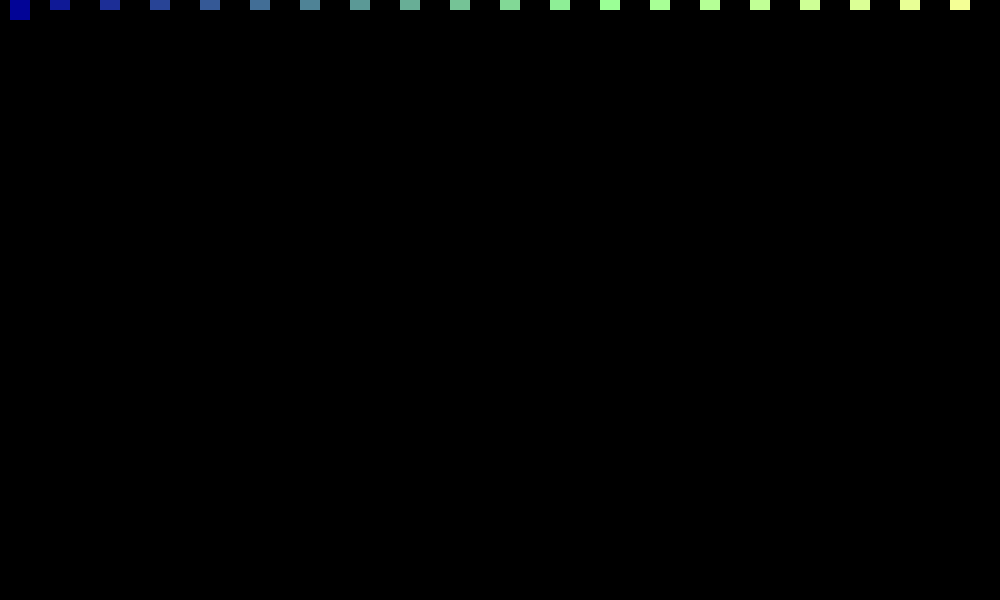
Frame 1 (no input)
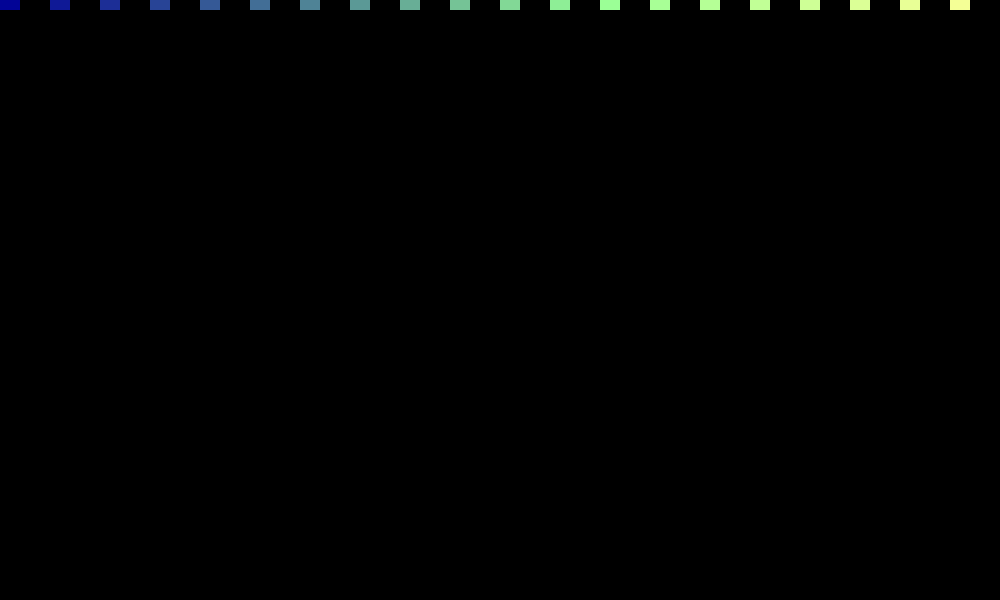
Frame 60 (the mouse pressed at the canvas centre just before this capture)
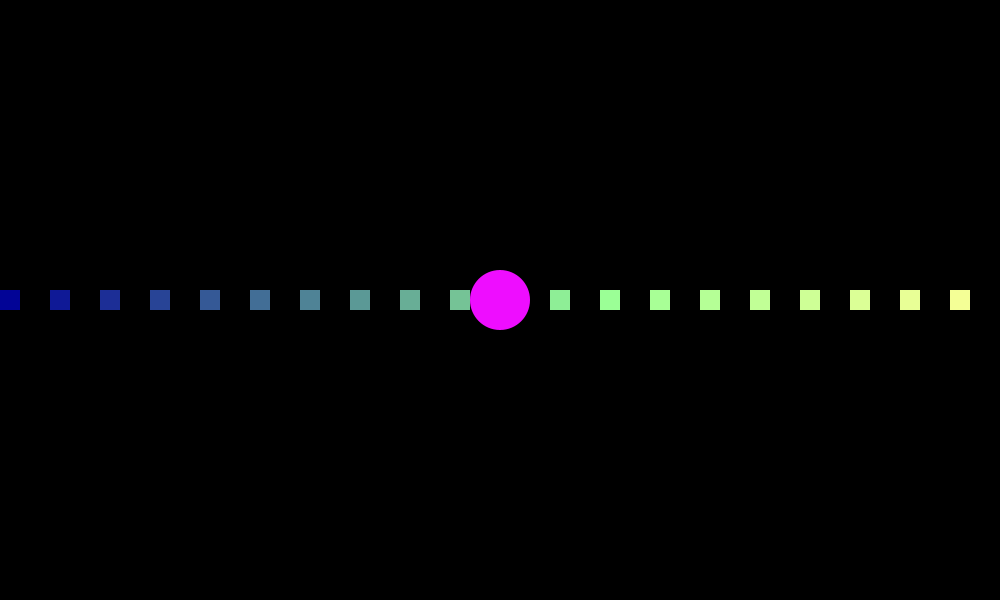
Frame 120 (the mouse held since frame 60 and released just before this capture)

The Processing sketch that drew these frames (run headless with seeded random() and noise(); from frame 60 on, the mouse is pressed at the canvas centre):

// Processing sketch: Array3
// ── Array3.pde
float[] xPosArr = new float[200];

void setup() {
  size(1000,600);
  noStroke();
  background(0);
  
  for (int i = 0; i < xPosArr.length; i++) {
    xPosArr[i] = 10 + i * 50;
  }
}

void draw() {
 background(0);
  
  for (int i = 0; i < xPosArr.length; i++) {
    
    fill(map(xPosArr[i], 0, width, 0, 255), map(xPosArr[i], 0, height, 0, 255), 150);
    rect(xPosArr[i], mouseY, 20, 20);
    fill(map(mouseX,0,width,0,255), map(mouseY,0,height,0,255));
    rectMode(CENTER);
    rect(mouseX, mouseY, 40, 40);
  }
  
fill(#EE0DFF);  
ellipse (width/2,height/2,mouseX/50*mouseY/50,mouseY/50*mouseX/50);

}
